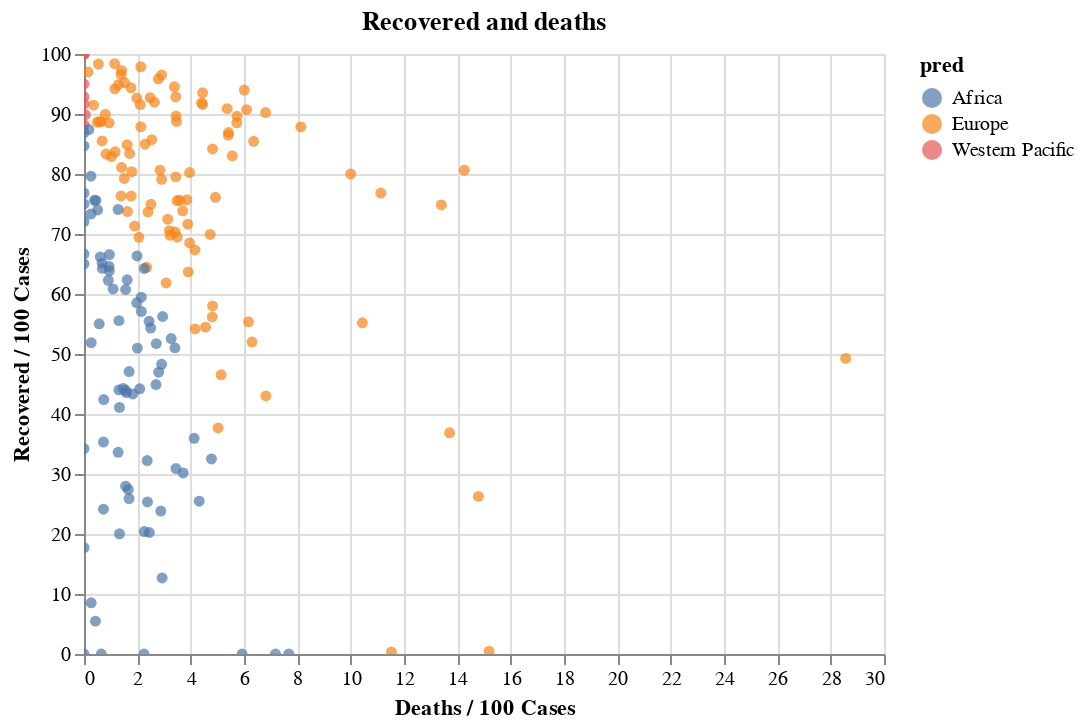

Here is the notebook cell this chart was saved with:
### Markdown cell above
The chart below is the result of logistic regression on the two columns "Deaths / 100 Cases","Recovered / 100 Cases". In contrast to the expected amount of 6 clusters, our logistic regression only yields 3 clusters; this can be due to the denseness of the datapoints and how close they are to one another.

### Code cell
alt.Chart(df).mark_circle().encode(
    x=alt.X(cols[0], scale=alt.Scale(zero=False)),
    y=alt.Y(cols[1], scale=alt.Scale(zero=False)),
    color="pred",
    tooltip=['WHO Region','Country/Region']
).interactive().properties(

    title="Recovered and deaths"
)

### Figure 1 — Vega-Lite specification as saved in the notebook (floating-point values rounded to 4 significant figures; data arrays with more than 128 entries replaced by an {"elided": "..."} marker saying what was removed)
{"config": {"view": {"continuousWidth": 400, "continuousHeight": 300}}, "data": {"name": "data-e79b48095e3b83ea93996f6561fb9c42"}, "mark": "circle", "encoding": {"color": {"type": "nominal", "field": "pred"}, "tooltip": [{"type": "nominal", "field": "WHO Region"}, {"type": "nominal", "field": "Country/Region"}], "x": {"type": "quantitative", "field": "Deaths / 100 Cases", "scale": {"zero": false}}, "y": {"type": "quantitative", "field": "Recovered / 100 Cases", "scale": {"zero": false}}}, "selection": {"selector002": {"type": "interval", "bind": "scales", "encodings": ["x", "y"]}}, "title": "Recovered and deaths", "$schema": "https://vega.github.io/schema/vega-lite/v4.8.1.json", "datasets": {"data-e79b48095e3b83ea93996f6561fb9c42": {"elided": "187 records"}}}
